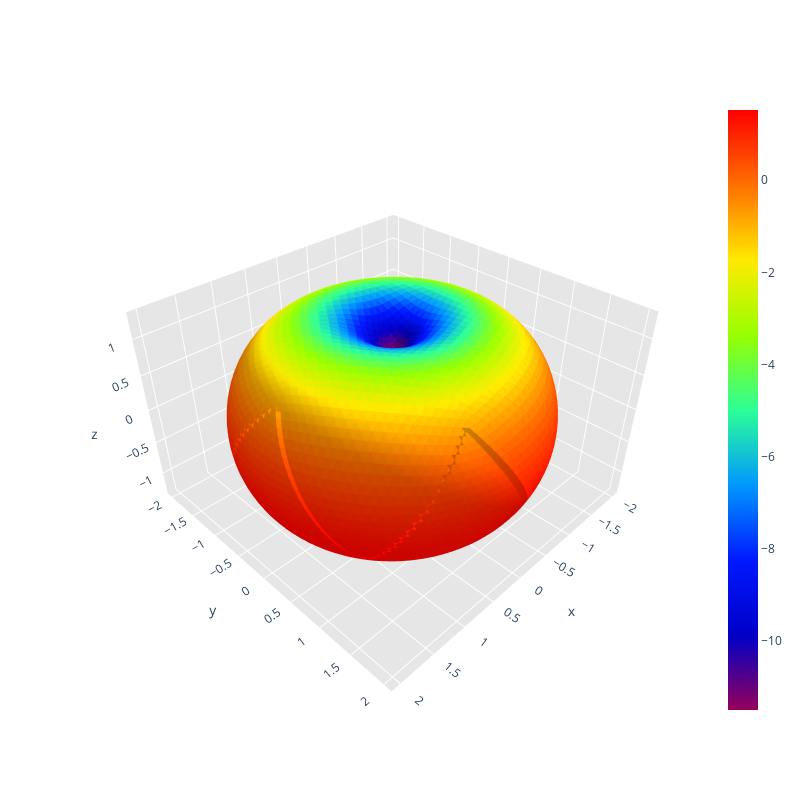

Here is the notebook cell this chart was saved with:
### Code cell
# Maillage dense pour une sphère utilisée dans les calculs de rayonnement
filename_sphere_dense = '../../data/sphere_mesh/sphere_dense.mat'

mesh2_mat = 'data/antennas_mesh2/loop1_mesh2.mat'
current_mat = 'data/antennas_current/loop1_current.mat'
gain_power_mat = 'data/antennas_gain_power/loop1_gain_power.mat'

observationPoint = np.array([100, 0, 0])

calculate_electric_magnetic_field_at_point(mesh2_mat, current_mat, observationPoint, radiation=True)

print("Calculating radiation intensity distribution over sphere surface...")
radiation_intensity_distribution_over_sphere_surface(mesh2_mat, current_mat, filename_sphere_dense, radiation=True)

# Étape 3 : Génération du diagramme de directivité
print("Generating antenna directivity pattern...")
antenna_directivity_pattern(mesh2_mat, current_mat, gain_power_mat, radiation=True)

### Figure 1 — Plotly figure (JSON) as saved in the notebook; plotly's stock layout.template omitted (floating-point values rounded to 4 significant figures; data arrays with more than 128 entries replaced by an {"elided": "..."} marker saying what was removed)
{"data": [{"facecolor": {"elided": "8000 str values"}, "i": {"elided": "8000 int values"}, "j": {"elided": "8000 int values"}, "k": {"elided": "8000 int values"}, "name": "", "type": "mesh3d", "x": {"elided": "4002 float values"}, "y": {"elided": "4002 float values"}, "z": {"elided": "4002 float values"}}, {"hoverinfo": "none", "marker": {"color": [-11.5, 1.524], "colorscale": [[0, "rgb(150, 0, 90)"], [0.125, "rgb(0, 0, 200)"], [0.25, "rgb(0, 25, 255)"], [0.375, "rgb(0, 152, 255)"], [0.5, "rgb(44, 255, 150)"], [0.625, "rgb(151, 255, 0)"], [0.75, "rgb(255, 234, 0)"], [0.875, "rgb(255, 111, 0)"], [1, "rgb(255, 0, 0)"]], "showscale": true, "size": 0.1}, "mode": "markers", "showlegend": false, "type": "scatter3d", "x": [0.04808], "y": [0.03494], "z": [0.776]}], "layout": {"height": 800, "scene": {"aspectratio": {"x": 1, "y": 0.9939, "z": 0.6363}, "xaxis": {"backgroundcolor": "rgb(230, 230, 230)", "gridcolor": "rgb(255, 255, 255)", "showbackground": true, "zerolinecolor": "rgb(255, 255, 255)"}, "yaxis": {"backgroundcolor": "rgb(230, 230, 230)", "gridcolor": "rgb(255, 255, 255)", "showbackground": true, "zerolinecolor": "rgb(255, 255, 255)"}, "zaxis": {"backgroundcolor": "rgb(230, 230, 230)", "gridcolor": "rgb(255, 255, 255)", "showbackground": true, "zerolinecolor": "rgb(255, 255, 255)"}}, "title": {"text": ""}, "width": 800}}
